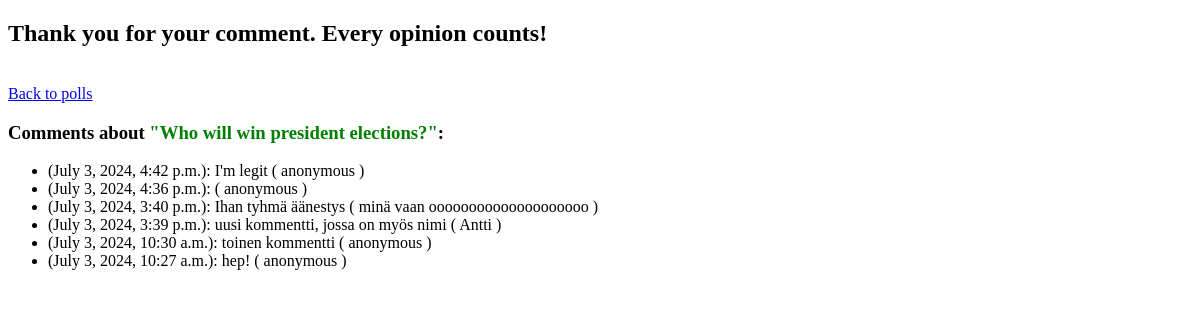
Before: /polls/2/comment_thank_you/ with the older database file.
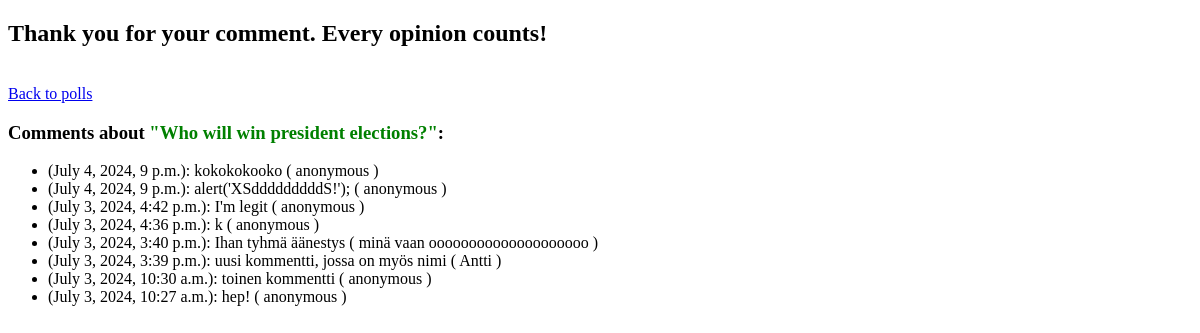
After: the same page with the newer database file.
### polls/models.py (models this page shows)
class Comment(models.Model):
    question = models.ForeignKey(Question, on_delete=models.CASCADE)
    text = BleachField()          # this fix bleaches (sanitizes) end-user's input before it is taken to the database
    name = models.CharField(max_length=30, blank=True, null=True)
    email = models.EmailField(blank=False, null=True)  # blank = False = sähköposti vaaditaan vaikka sitä ei näytetä => laitetaan tietokantaan ja kokeillaan häkätä
    created_at = models.DateTimeField(auto_now_add=True)

### polls/views.py (the view)
# urls.py: path('<int:question_id>/comment_thank_you/', views.comment_thanks, name='comment_thanks')
def comment_thanks(request, question_id):
    try:
        question = Question.objects.get(pk=question_id)
        comments = Comment.objects.filter(question=question).order_by('-created_at')
    except Question.DoesNotExist:
        raise Http404("Question does not exist")
    return render(request, 'polls/comment_thank_you.html', {
        'question': question,
        'comments': comments
    })

### polls/templates/polls/comment_thank_you.html (shortened to what this page needs)
<!DOCTYPE html>
<html>
<head>
</head>
<body>
    <h2>Thank you for your comment. Every opinion counts!</h2>
    <br/>
    <a href="{% url 'polls:index' %}">Back to polls</a>
    <h3>Comments about <FONT COLOR="#008000">"{{ question.question_text }}"</FONT>:</h3>
    <ul>
        {% for comment in comments %}
        <li>({{ comment.created_at }}): {{ comment.text|safe }} ({% if comment.name %} {{ comment.name }} {% else %} anonymous {% endif %})</li>
        {% empty %}
            <li>No comments yet.</li>
        {% endfor %}
    </ul>
</body>
</html>

Changed rows visible on the page:
added Comment: created_at "July 4, 2024, 9 p.m.", text "kokokokooko", shows "anonymous"
added Comment: created_at "July 4, 2024, 9 p.m.", text "alert('XSdddddddddS!');", shows "anonymous"
changed Comment "July 3, 2024, 4:36 p.m.": text (not shown) → "k"
